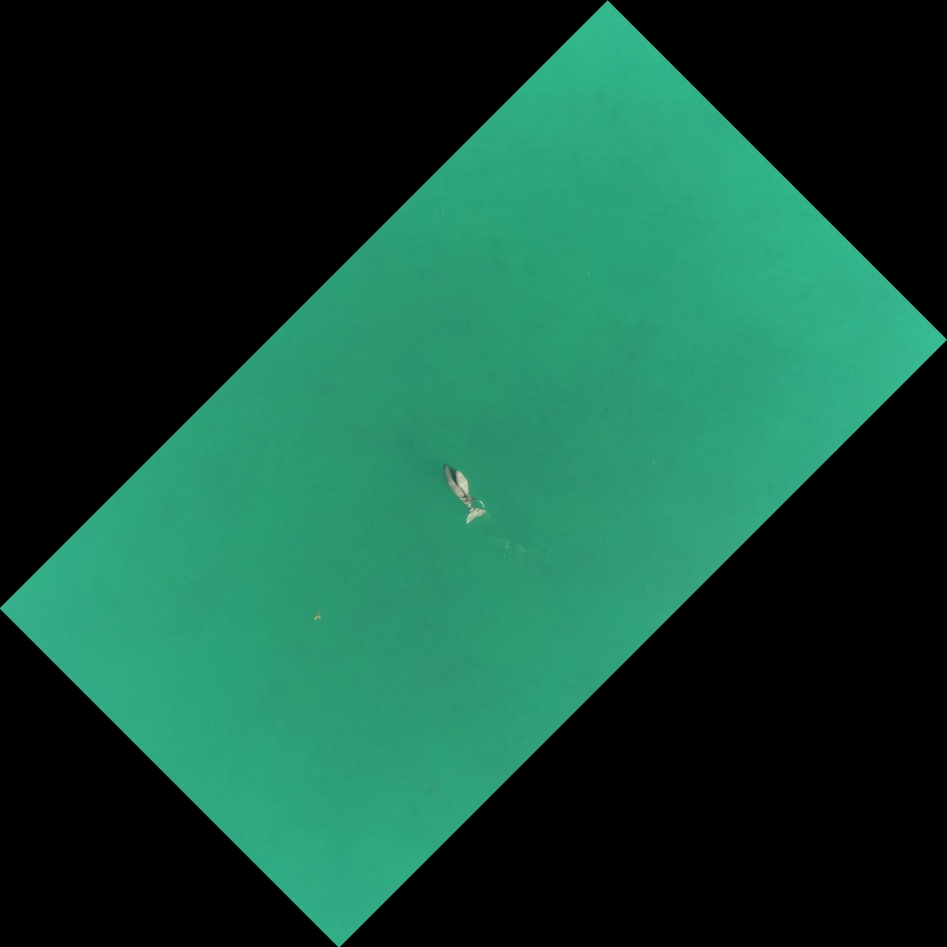
#> input picture Dugong-rotated-by-45.jpg, 947 x 947 px
$ python task4.py Dugong-rotated-by-45.jpg
#> lines starting #> are read from the running program, lines starting #| are printed output that depends on the picture
import cv2 as cv
import numpy as np
import sys
from pathlib import Path
from matplotlib import pyplot as plt
import os

def method_red_only(image):
    # Good image segmentation result if only using the red channel
    # colours for Dugong image but doesnt work with diamond image
    # Sets the blue colour channel to zero
    image[:,:,0] = 0
    # Sets the green colour channel to zero
    image[:,:,1] = 0
    return image

def method_hsv_no_v(image):
    image = cv.cvtColor(image, cv.COLOR_BGR2HSV)
    # Sets the Value colour channel to zero
    image[:,:,2] = 0
    return image

'''
Contains code copied and adapted from https://docs.opencv.org/3.4.2/d1/d5c/tutorial_py_kmeans_opencv.html
The code I've written below is similar to https://www.pyimagesearch.com/2015/12/07/local-binary-patterns-with-python-opencv/
but I didn't copy the code from the website except adapted code on how to disable clusters to display a certain cltuer
and i did read the comments in the code in that website for further understanding of how kmeans image segmentation work in OpenCV
Last accessed on 30/09/2020
'''
def kMeans(original, image, _type, fileName, fileExt, folder):

    # reshape the image to a 2D array of dimension Mx3 where M is the number of pixels and 3 is number of colour channels in BGR
    pixel_values = image.reshape((-1, 3))
    # convert to float
    pixel_values = np.float32(pixel_values)

    # define stopping criteria
    criteria = (cv.TERM_CRITERIA_EPS + cv.TERM_CRITERIA_MAX_ITER, 10, 1.0)
    # number of clusters (K)
    k = 2
    # apply kmeans
    _, labels, (centers) = cv.kmeans(pixel_values, k, None, criteria, 10, cv.KMEANS_RANDOM_CENTERS)

    # convert back to 8 bit values, only needed if want to show full segmented image
    centers = np.uint8(centers)

    # flatten the labels array
    labels = labels.flatten()
    textFile = open(folder + fileName+"-labels.txt","w")
    np.set_printoptions(threshold=np.inf)
    textFile.write(np.array_str(labels))

    # loop through all cluster and only output the image of that cluster
    for i in range(0,k):
        segmented_image = np.copy(original)
        # convert to 2d array similiar to what is used for k-means so that we can set clusters of pixels to have the pixel value of black colour
        segmented_image = segmented_image.reshape((-1, 3))
        # set every other cluster that isn't i to be black colour
        segmented_image[labels != i] = [0, 0, 0]
        # convert back to original shape
        segmented_image = segmented_image.reshape(image.shape)
        # save the image
        cv.imwrite(folder + fileName + "-" + _type + '-kmeans-' + str(i) + fileExt, segmented_image)

def main():
    if(len(sys.argv) == 2):
        path = Path(sys.argv[1])
        folder = "task4/"
        if not os.path.exists(folder):
            os.mkdir(folder)
        file = sys.argv[1]
        original = cv.imread(file)
#> original is the input picture: shape (947, 947, 3); mean B, G, R 55.4, 73.7, 21.3
        image = original.copy()
        kMeans(original, image, "BGR", path.stem, path.suffix, folder)
#> in kMeans, `_, labels, (centers) = cv.kmeans(pixel_values, k, None, criteria, 10, ..`: centers = [[120.2, 159.9, 46.23], [0.112, 0.21, 0.0374]]
#> in kMeans, `centers = np.uint8(centers)`: centers = [[120, 159, 46], [0, 0, 0]]
        image = method_red_only(original.copy())
#> in method_red_only, `image[:,:,0] = 0`:
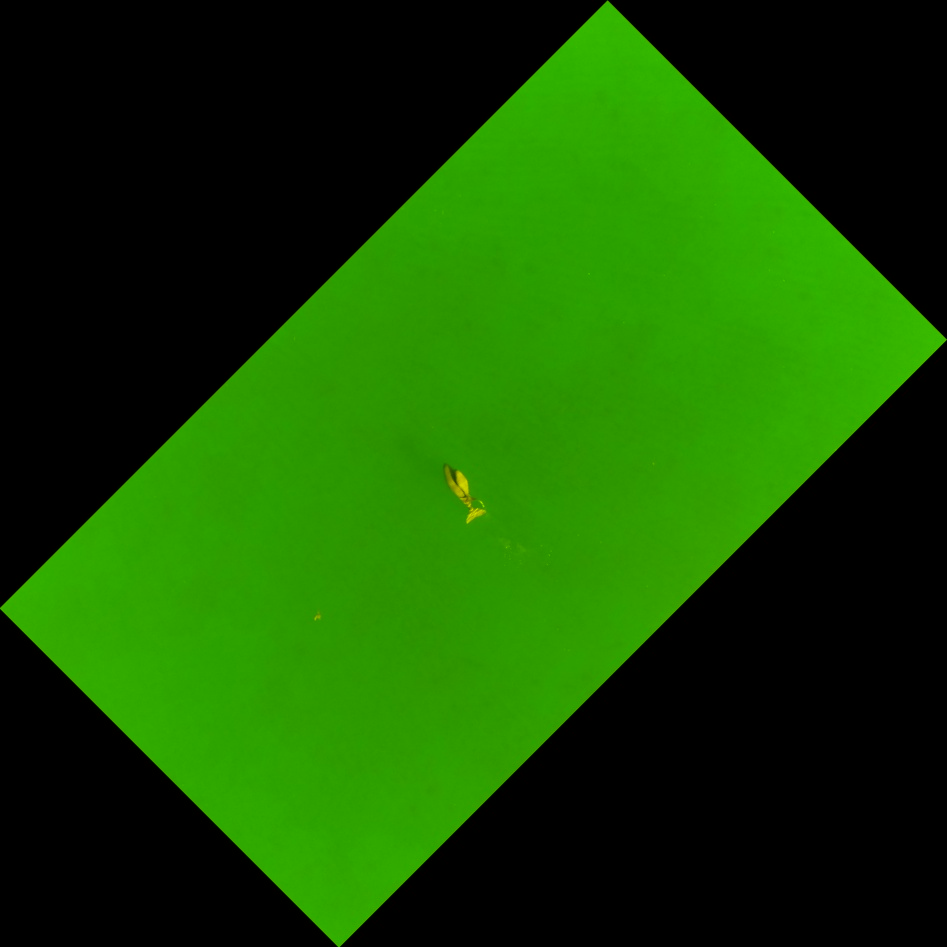
#> image: shape (947, 947, 3); mean of channels 0, 1, 2 0, 73.7, 21.3; drawn as B, G, R
#> in method_red_only, `image[:,:,1] = 0`:
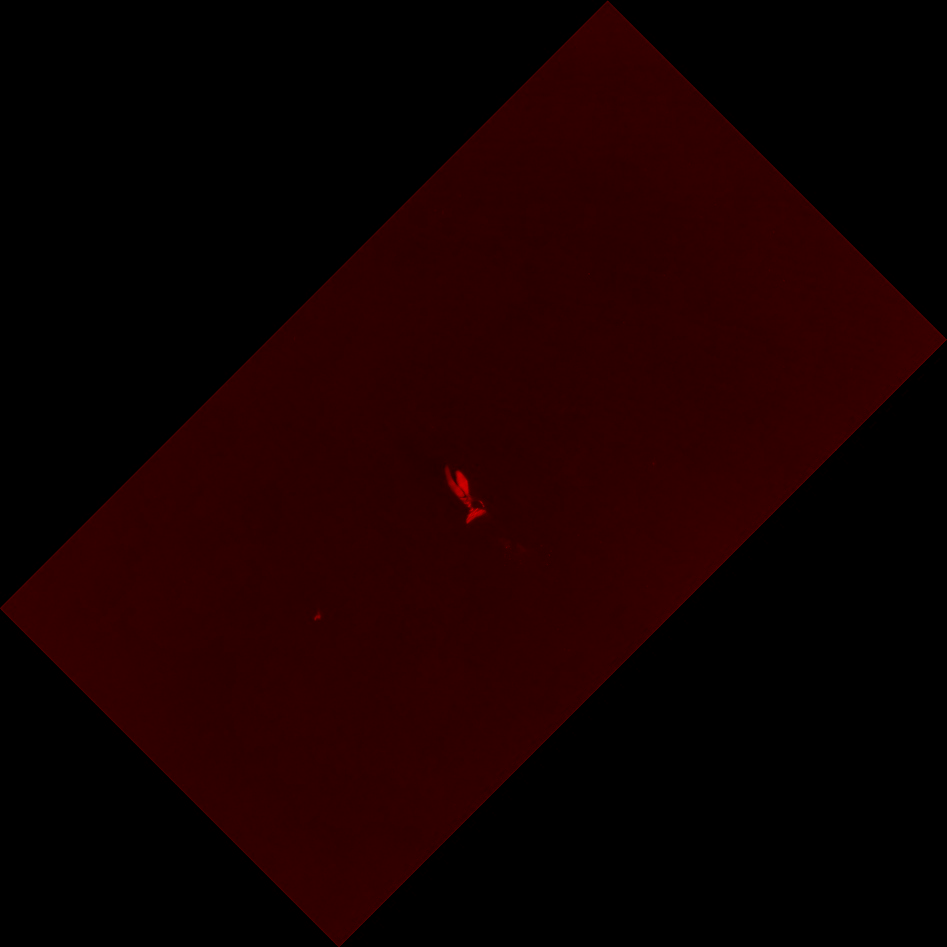
#> image: shape (947, 947, 3); mean of channels 0, 1, 2 0, 0, 21.3; drawn as B, G, R
        kMeans(original, image, "R", path.stem, path.suffix, folder)
        image = method_hsv_no_v(original.copy())
#> in method_hsv_no_v, `image = cv.cvtColor(image, cv.COLOR_BGR2HSV)`: image: shape (947, 947, 3); mean H, S, V 37.5, 88, 73.7
#> in method_hsv_no_v, `image[:,:,2] = 0`: image: shape (947, 947, 3); mean H, S, V 37.5, 88, 0
        kMeans(original, image, "HS", path.stem, path.suffix, folder)
#> in kMeans (call 3), `_, labels, (centers) = cv.kmeans(pixel_values, k, None, criteria, 10, ..`: centers = [[0.0724, 0.0582, 0], [78.61, 184.1, 0]]
#> in kMeans (call 3), `centers = np.uint8(centers)`: centers = [[0, 0, 0], [78, 184, 0]]
#> the loop in kMeans (call 3), `for i in range(0,k):` made 2 passes
#> pass 1, in kMeans (call 3), `segmented_image = segmented_image.reshape(image.shape)`:
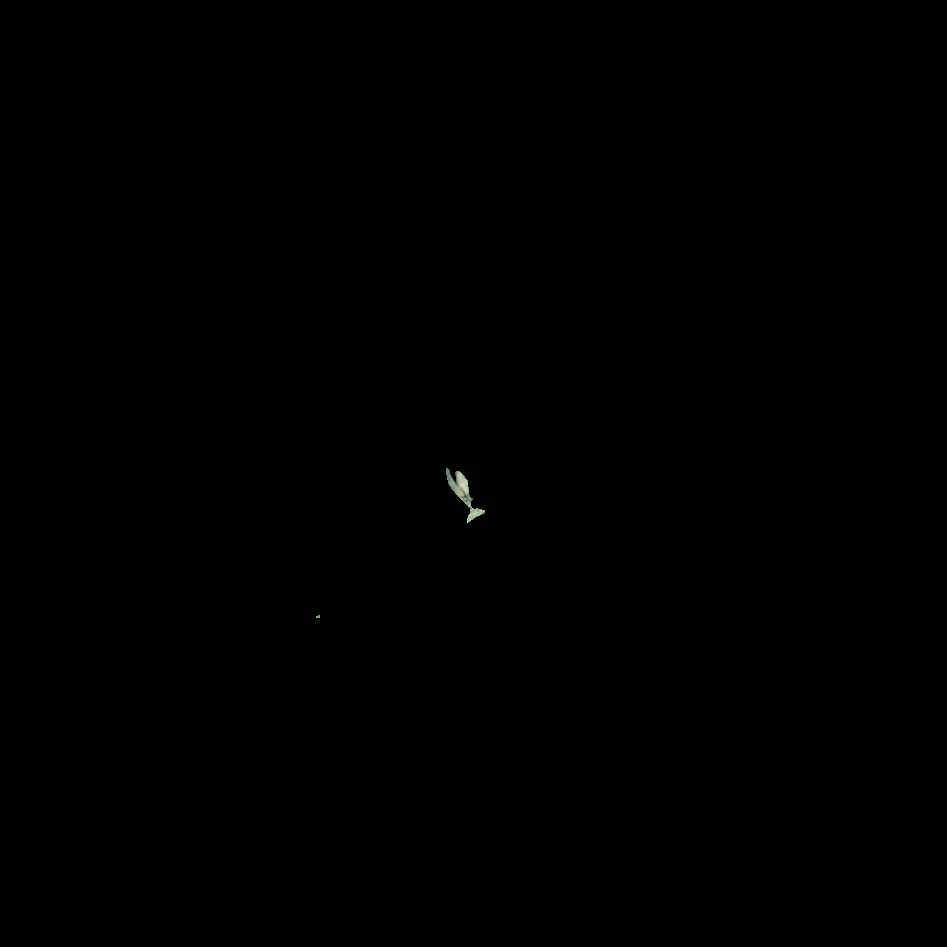
#> segmented_image: shape (947, 947, 3); mean B, G, R 0.1, 0.1, 0.1
    else:
        print("Please run the program with 'python task4.py file'")

if(__name__ == '__main__'):
    main()

$ run again, on Dugong-scale-200.jpg
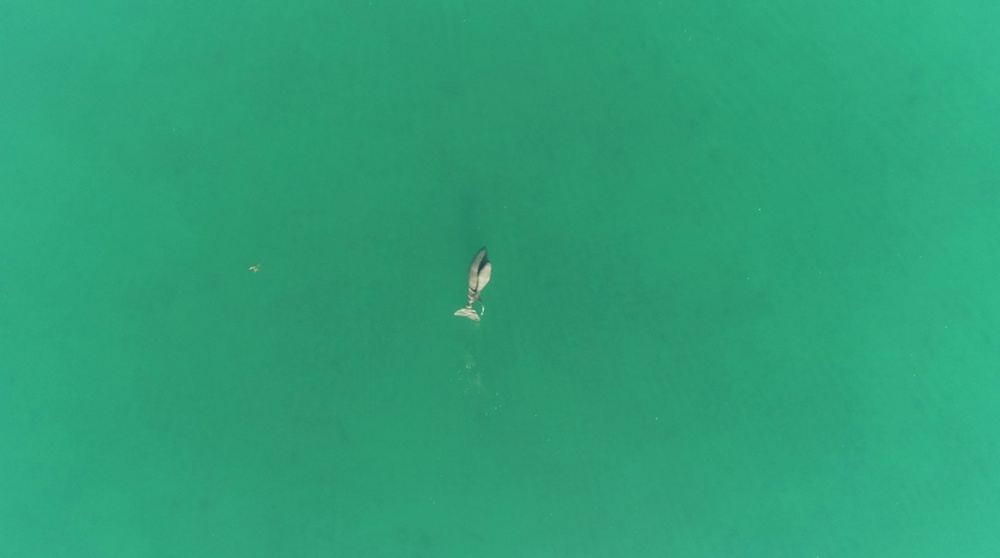
#> input picture Dugong-scale-200.jpg, 1000 x 558 px, shrunk from 1720 x 960 before the run
#> in main, original is the input picture: shape (558, 1000, 3); mean B, G, R 120.3, 160.1, 46.1
#> in kMeans, `_, labels, (centers) = cv.kmeans(pixel_values, k, None, criteria, 10, ..`: centers = [[128.1, 168.3, 48.08], [113.8, 153.3, 44.41]]
#> in kMeans, `centers = np.uint8(centers)`: centers = [[128, 168, 48], [113, 153, 44]]
#> the loop in kMeans, `for i in range(0,k):` made 2 passes
#> pass 1, in kMeans, `segmented_image = segmented_image.reshape(image.shape)`:
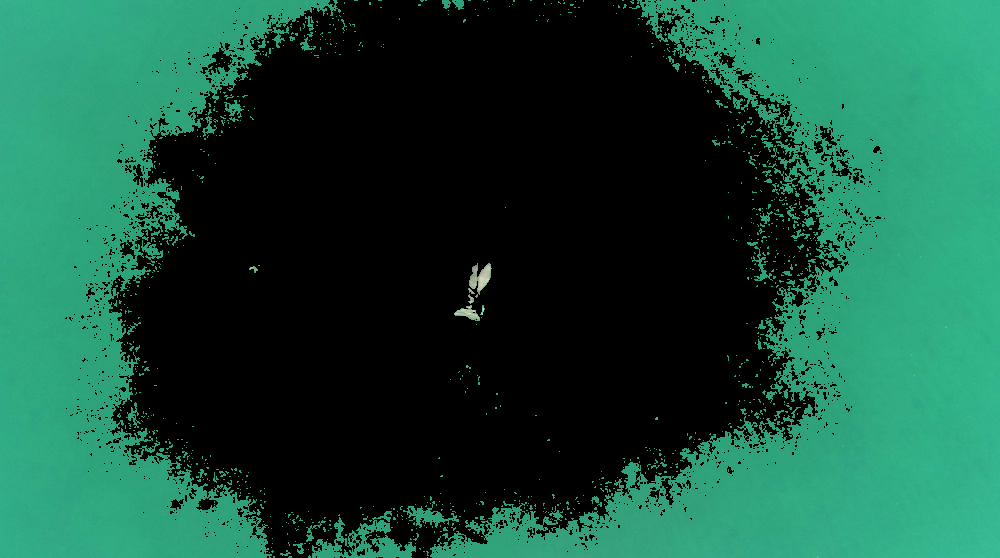
#> segmented_image: shape (558, 1000, 3); mean B, G, R 58.3, 76.6, 21.9
#> in method_red_only, `image[:,:,1] = 0`:
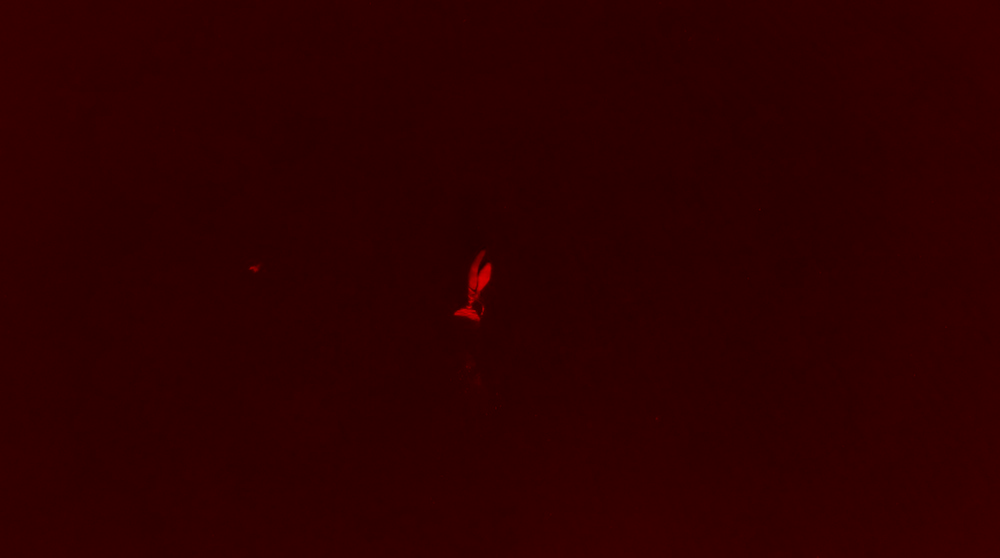
#> image: shape (558, 1000, 3); mean of channels 0, 1, 2 0, 0, 46.1; drawn as B, G, R
